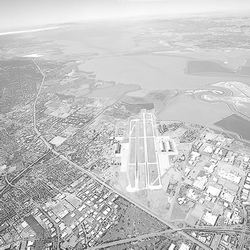
#> input picture Histogram Equalization/image2.tif, 250 x 250 px
$ python 'Histogram Equalization.py'
#> lines starting #> are read from the running program, lines starting #| are printed output that depends on the picture
import cv2
import numpy as np
import matplotlib.pyplot as plt


def stretch(intensity, intensity_min, intensity_max, mx, mn):
    return (((intensity-intensity_min)/(intensity_max-intensity_min))*(mx-mn)) + mn


def shrink(intensity, intensity_min, intensity_max, shrink_max, shrink_min):
    return ((shrink_max - shrink_min)/(intensity_max - intensity_min))*(intensity - intensity_min) + shrink_min


def slide(intensity, offset):
    return (intensity + offset)


image = cv2.imread('image2.tif', 0)
#> image is the input picture: shape (250, 250); min 35, max 255, mean 196
cv2.imshow('Original Image', image)
cv2.waitKey()
# MAKE ARRAY FOR PLOTTING
height, width = image.shape
#> height = 250; width = 250
st_image = np.zeros((height, width), 'uint8')
sh_image = np.zeros((height, width), 'uint8')
sd_image = np.zeros((height, width), 'uint8')
mx = 255
mn = 0

# STRETCHING WITH STRETCH FUNCTION ON WHOLE IMAGE
for i in range(height):
    for j in range(width):
        st_image[i, j] = stretch(image[i, j], image.min(), image.max(), mx, mn)
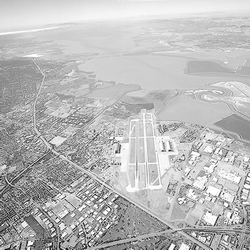
#> st_image: shape (250, 250); min 0, max 255, mean 186.1
cv2.imshow('Stretched Histogram', st_image)
cv2.waitKey()

# [12 lines of commented-out code are left out]
shrink_min = 100
shrink_max = 200
for i in range(height):
    for j in range(width):
        sh_image[i, j] = shrink(image[i, j], image.min(), image.max(), shrink_max, shrink_min)
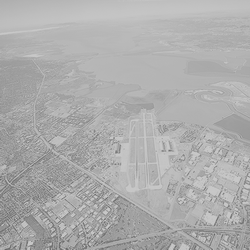
#> sh_image: shape (250, 250); min 100, max 200, mean 172.7
cv2.imshow('Shrunk Histogram', sh_image)
cv2.waitKey()

# SLIDING WITH SLID FUNCTION BASED ON HISTOGRAM OF IMAGE IN LEFT OR RIGHT TO DETERMINE OFFSET'S SIGN
upper = 0
lower = 0
for i in range(height):
    for j in range(width):
        if image[i, j].mean() >= 127:
            upper += 1
        else:
            lower += 1
#> after the loop, lower = 2849; upper = 59651
offset = round(image.max() - image.min())
#> offset = 220
# IMAGE IS SO LIGHT HENCE OFFSET WILL BE NEGATIVE
if upper >= lower:
    offset = -offset
#> offset = -220
for i in range(height):
    for j in range(width):
        sd_image[i, j] = slide(image[i, j], offset)
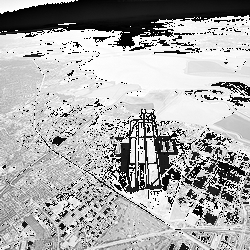
#> sd_image: shape (250, 250); min 0, max 255, mean 172.3
cv2.imshow('Slided Histogram', sd_image)
cv2.waitKey()

# FOR PLOTTING ALL HISTOGRAMS
data = [image.flatten(), st_image.flatten(), sh_image.flatten(), sd_image.flatten()]
x_axes = 'Intensity Value'
y_axes = 'Count'
titles = ['Original Histogram', 'Stretched Histogram', 'Shrunk Histogram in [100,200]', 'Slided Histogram']

fig, axe = plt.subplots(2, 2)
axe = axe.ravel()
for idx, ax in enumerate(axe):
    ax.hist(data[idx], bins=255, alpha=0.75, histtype='bar', ec='black')
    ax.set_title(titles[idx])
    ax.set_xlabel(x_axes)
    ax.set_ylabel(y_axes)
    ax.set_xlim([0, 257])
plt.tight_layout()
plt.show()
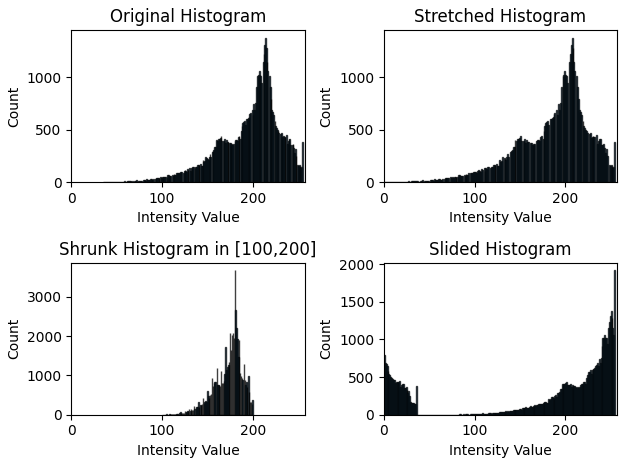
#> figure drawn by matplotlib, 4 panels; panel 1: tallest bar 1381 high, from x = 213.6 to 214.5; panel 2: tallest bar 1381 high, from x = 207 to 208; panel 3: tallest bar 3686 high, from x = 180 to 180.4; panel 4: tallest bar 1921 high, from x = 254 to 255
